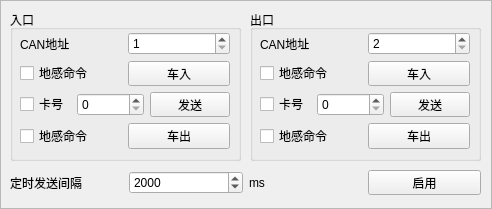
<?xml version="1.0" encoding="UTF-8"?>
<ui version="4.0">
 <class>QSerialFrame</class>
 <widget class="QFrame" name="QSerialFrame">
  <property name="geometry">
   <rect>
    <x>0</x>
    <y>0</y>
    <width>492</width>
    <height>209</height>
   </rect>
  </property>
  <property name="minimumSize">
   <size>
    <width>492</width>
    <height>209</height>
   </size>
  </property>
  <property name="maximumSize">
   <size>
    <width>492</width>
    <height>209</height>
   </size>
  </property>
  <property name="windowTitle">
   <string>串口模拟程序</string>
  </property>
  <property name="frameShape">
   <enum>QFrame::StyledPanel</enum>
  </property>
  <property name="frameShadow">
   <enum>QFrame::Raised</enum>
  </property>
  <widget class="QGroupBox" name="groupBox">
   <property name="geometry">
    <rect>
     <x>10</x>
     <y>10</y>
     <width>231</width>
     <height>151</height>
    </rect>
   </property>
   <property name="title">
    <string>入口</string>
   </property>
   <widget class="QWidget" name="layoutWidget">
    <property name="geometry">
     <rect>
      <x>10</x>
      <y>22</y>
      <width>210</width>
      <height>117</height>
     </rect>
    </property>
    <layout class="QVBoxLayout" name="verticalLayout">
     <item>
      <layout class="QHBoxLayout" name="horizontalLayout">
       <item>
        <widget class="QLabel" name="label">
         <property name="text">
          <string>CAN地址</string>
         </property>
        </widget>
       </item>
       <item>
        <widget class="QSpinBox" name="spEnterCan">
         <property name="minimum">
          <number>1</number>
         </property>
         <property name="value">
          <number>1</number>
         </property>
        </widget>
       </item>
      </layout>
     </item>
     <item>
      <layout class="QHBoxLayout" name="horizontalLayout_3">
       <item>
        <widget class="QCheckBox" name="chkEnterSense0">
         <property name="text">
          <string>地感命令</string>
         </property>
        </widget>
       </item>
       <item>
        <widget class="QPushButton" name="btn0">
         <property name="statusTip">
          <string>0</string>
         </property>
         <property name="text">
          <string>车入</string>
         </property>
        </widget>
       </item>
      </layout>
     </item>
     <item>
      <layout class="QHBoxLayout" name="horizontalLayout_4">
       <item>
        <widget class="QCheckBox" name="chkEnterCard">
         <property name="text">
          <string>卡号</string>
         </property>
        </widget>
       </item>
       <item>
        <widget class="QSpinBox" name="spEnterCard">
         <property name="maximum">
          <number>16777215</number>
         </property>
        </widget>
       </item>
       <item>
        <widget class="QPushButton" name="btn1">
         <property name="statusTip">
          <string>1</string>
         </property>
         <property name="text">
          <string>发送</string>
         </property>
        </widget>
       </item>
      </layout>
     </item>
     <item>
      <layout class="QHBoxLayout" name="horizontalLayout_6">
       <item>
        <widget class="QCheckBox" name="chkEnterSense1">
         <property name="text">
          <string>地感命令</string>
         </property>
        </widget>
       </item>
       <item>
        <widget class="QPushButton" name="btn2">
         <property name="statusTip">
          <string>2</string>
         </property>
         <property name="text">
          <string>车出</string>
         </property>
        </widget>
       </item>
      </layout>
     </item>
    </layout>
   </widget>
  </widget>
  <widget class="QGroupBox" name="groupBox_2">
   <property name="geometry">
    <rect>
     <x>250</x>
     <y>10</y>
     <width>231</width>
     <height>151</height>
    </rect>
   </property>
   <property name="title">
    <string>出口</string>
   </property>
   <widget class="QWidget" name="layoutWidget">
    <property name="geometry">
     <rect>
      <x>10</x>
      <y>22</y>
      <width>210</width>
      <height>117</height>
     </rect>
    </property>
    <layout class="QVBoxLayout" name="verticalLayout_2">
     <item>
      <layout class="QHBoxLayout" name="horizontalLayout_2">
       <item>
        <widget class="QLabel" name="label_2">
         <property name="text">
          <string>CAN地址</string>
         </property>
        </widget>
       </item>
       <item>
        <widget class="QSpinBox" name="spLeaveCan">
         <property name="minimum">
          <number>2</number>
         </property>
         <property name="maximum">
          <number>100</number>
         </property>
         <property name="value">
          <number>2</number>
         </property>
        </widget>
       </item>
      </layout>
     </item>
     <item>
      <layout class="QHBoxLayout" name="horizontalLayout_7">
       <item>
        <widget class="QCheckBox" name="chkLeaveSense0">
         <property name="text">
          <string>地感命令</string>
         </property>
        </widget>
       </item>
       <item>
        <widget class="QPushButton" name="btn3">
         <property name="statusTip">
          <string>3</string>
         </property>
         <property name="text">
          <string>车入</string>
         </property>
        </widget>
       </item>
      </layout>
     </item>
     <item>
      <layout class="QHBoxLayout" name="horizontalLayout_5">
       <item>
        <widget class="QCheckBox" name="chkLeaveCard">
         <property name="text">
          <string>卡号</string>
         </property>
        </widget>
       </item>
       <item>
        <widget class="QSpinBox" name="spLeaveCard">
         <property name="maximum">
          <number>16777215</number>
         </property>
        </widget>
       </item>
       <item>
        <widget class="QPushButton" name="btn4">
         <property name="statusTip">
          <string>4</string>
         </property>
         <property name="text">
          <string>发送</string>
         </property>
        </widget>
       </item>
      </layout>
     </item>
     <item>
      <layout class="QHBoxLayout" name="horizontalLayout_10">
       <item>
        <widget class="QCheckBox" name="chkLeaveSense1">
         <property name="text">
          <string>地感命令</string>
         </property>
        </widget>
       </item>
       <item>
        <widget class="QPushButton" name="btn5">
         <property name="statusTip">
          <string>5</string>
         </property>
         <property name="text">
          <string>车出</string>
         </property>
        </widget>
       </item>
      </layout>
     </item>
    </layout>
   </widget>
  </widget>
  <widget class="QWidget" name="layoutWidget">
   <property name="geometry">
    <rect>
     <x>10</x>
     <y>170</y>
     <width>471</width>
     <height>25</height>
    </rect>
   </property>
   <layout class="QHBoxLayout" name="horizontalLayout_8">
    <item>
     <widget class="QLabel" name="label_5">
      <property name="text">
       <string>定时发送间隔</string>
      </property>
     </widget>
    </item>
    <item>
     <widget class="QSpinBox" name="spTimer">
      <property name="minimum">
       <number>1</number>
      </property>
      <property name="maximum">
       <number>999999999</number>
      </property>
      <property name="value">
       <number>2000</number>
      </property>
     </widget>
    </item>
    <item>
     <widget class="QLabel" name="label_6">
      <property name="text">
       <string>ms</string>
      </property>
     </widget>
    </item>
    <item>
     <widget class="QPushButton" name="btnTimer">
      <property name="text">
       <string>启用</string>
      </property>
     </widget>
    </item>
   </layout>
  </widget>
 </widget>
 <resources/>
 <connections/>
</ui>
